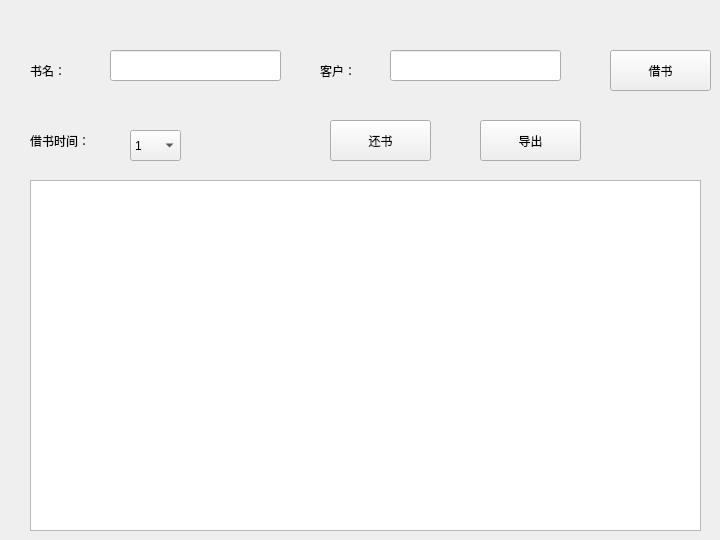
    <widget class="QWidget" name="tab_12">
     <attribute name="title">
      <string>页</string>
     </attribute>
     <widget class="QLineEdit" name="lineEdit_bookname">
      <property name="geometry">
       <rect>
        <x>110</x>
        <y>50</y>
        <width>171</width>
        <height>31</height>
       </rect>
      </property>
     </widget>
     <widget class="QLabel" name="label_28">
      <property name="geometry">
       <rect>
        <x>30</x>
        <y>50</y>
        <width>91</width>
        <height>41</height>
       </rect>
      </property>
      <property name="text">
       <string>书名：</string>
      </property>
     </widget>
     <widget class="QLabel" name="label_29">
      <property name="geometry">
       <rect>
        <x>320</x>
        <y>50</y>
        <width>91</width>
        <height>41</height>
       </rect>
      </property>
      <property name="text">
       <string>客户：</string>
      </property>
     </widget>
     <widget class="QLineEdit" name="lineEdit_clientname">
      <property name="geometry">
       <rect>
        <x>390</x>
        <y>50</y>
        <width>171</width>
        <height>31</height>
       </rect>
      </property>
     </widget>
     <widget class="QPushButton" name="pushButton_borrow_book">
      <property name="geometry">
       <rect>
        <x>610</x>
        <y>50</y>
        <width>101</width>
        <height>41</height>
       </rect>
      </property>
      <property name="text">
       <string>借书</string>
      </property>
     </widget>
     <widget class="QPushButton" name="pushButton_return_book">
      <property name="geometry">
       <rect>
        <x>330</x>
        <y>120</y>
        <width>101</width>
        <height>41</height>
       </rect>
      </property>
      <property name="text">
       <string>还书</string>
      </property>
     </widget>
     <widget class="QPushButton" name="pushButton_show_borrow_book">
      <property name="geometry">
       <rect>
        <x>480</x>
        <y>120</y>
        <width>101</width>
        <height>41</height>
       </rect>
      </property>
      <property name="text">
       <string>导出</string>
      </property>
     </widget>
     <widget class="QLabel" name="label_32">
      <property name="geometry">
       <rect>
        <x>30</x>
        <y>120</y>
        <width>91</width>
        <height>41</height>
       </rect>
      </property>
      <property name="text">
       <string>借书时间：</string>
      </property>
     </widget>
     <widget class="QComboBox" name="comboBox_borrow_time">
      <property name="geometry">
       <rect>
        <x>130</x>
        <y>130</y>
        <width>51</width>
        <height>31</height>
       </rect>
      </property>
      <item>
       <property name="text">
        <string>1</string>
       </property>
      </item>
      <item>
       <property name="text">
        <string>2</string>
       </property>
      </item>
      <item>
       <property name="text">
        <string>3</string>
       </property>
      </item>
      <item>
       <property name="text">
        <string>7</string>
       </property>
      </item>
      <item>
       <property name="text">
        <string>15</string>
       </property>
      </item>
      <item>
       <property name="text">
        <string>30</string>
       </property>
      </item>
     </widget>
     <widget class="QTableWidget" name="tableWidget_book_borrow">
      <property name="geometry">
       <rect>
        <x>30</x>
        <y>180</y>
        <width>671</width>
        <height>351</height>
       </rect>
      </property>
     </widget>
    </widget>
